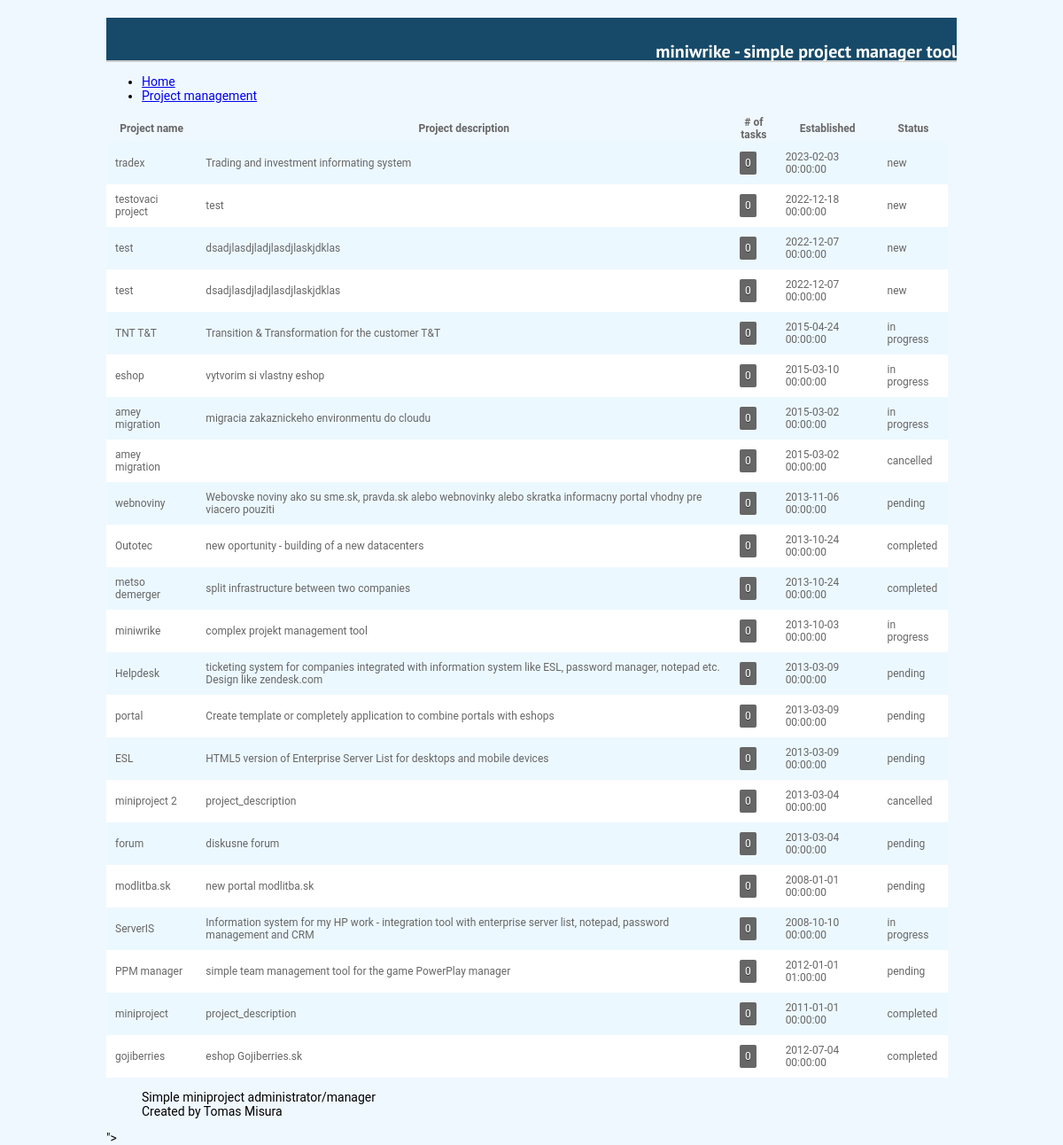
The page /projects_1.php on the database its author committed.
### tables this page shows
CREATE TABLE IF NOT EXISTS `projects` (
  `id` int NOT NULL AUTO_INCREMENT,
  `project_name` varchar(30) NOT NULL,
  `project_code` varchar(20) DEFAULT NULL,
  `country_code` varchar(2) DEFAULT NULL,
  `project_customer` varchar(100) DEFAULT NULL,
  `project_descr` mediumtext NOT NULL,
  `is_favorite` tinyint(1) NOT NULL DEFAULT '0',
  `established_date` datetime NOT NULL,
  `finished_date` datetime DEFAULT NULL,
  `planned_deadline` datetime DEFAULT NULL,
  `project_status` varchar(15) NOT NULL,
  PRIMARY KEY (`id`)
);

### include/functions.php (called while the page is built, shortened)
<?php include "dbconnect.php";
function NrofTasks($project_id) {
	global $db;
	$sql = "SELECT count(*) as task_count from project_tasks WHERE project_id='$project_id'";
	$result = mysqli_query($db, $sql) or die("MySQLi ERROR: " . mysqli_error($db));
	while ($row = mysqli_fetch_array($result)) {
		$task_count = $row['task_count'];
	}
	return $task_count;
}

### projects_1.php (the view, shortened to what this page needs)
<?php include "include/dbconnect.php";?>
<?php include "include/functions.php";?>
<html>
<!DOCTYPE html>
<html xmlns="http://www.w3.org/1999/xhtml" xml:lang="sk" lang="sk">
<head>
    <link href="css/style.css?v1.0" rel="stylesheet" type="text/css" />
    <link href="https://cdnjs.cloudflare.com/ajax/libs/font-awesome/6.2.1/css/all.min.css" rel="stylesheet" type="text/css" />
</head>
<body>
		<div id="main">
			<div id="header"><div style="position:relative; top:30%;">miniwrike - simple project manager tool</div></div>
            <div id="menu">
                <ul>
                    <li><a href=".">Home</a></li>
                    <li><a href="projects.php">Project management</a></li>
                </ul>
            </div>
		        	<div id="middle">
               <div>
                <table id="projects">
                 <th>Project name</th><th>Project description</th><th># of tasks</th><th>Established</th><th>Status</th>
                    <?php
$sql = "SELECT DISTINCT * FROM projects ORDER BY id DESC";
$result = mysqli_query($db, $sql);
$alternate = "2";
while ($row = mysqli_fetch_array($result)) {
	$id = $row['id'];
	$project_name = $row['project_name'];
	$project_code = $row['project_code'];
	$project_descr = $row['project_descr'];
	$established_date = $row['established_date'];
	$project_status = $row['project_status'];
	if ($alternate == "1") {
		$color = "even";
		$alternate = "2";
	} else {
		$color = "odd";
		$alternate = "1";
	}
	$NrofTask = NrofTasks($project_code);
	echo "<tr class='$color' id='" . $id . "'>";
	echo "<td>$project_name</td>";
	echo "<td>$project_descr</td>";
	echo "<td><a href='index.php?project=$project_name'><span class='grey-badge'>$NrofTask</span></a></td>";
	echo "<td>$established_date</td>";
	echo "<td>$project_status</td>";
	echo "</tr>";
}
?>
                   </table>
                </div>
            </div>
			<div id="<?php include "include/footer.php";?>"></div>
</body>
</html>

### css/style.css (style rules this page uses)
* { box-sizing: border-box; }
body { background: aliceblue; outline: 0; font-family: 'Roboto', sans-serif; font-size: 14px; margin: 0; }
#main { background: aliceblue; width: 80%; display: flex; flex-direction: column; margin-left: auto; margin-right: auto; margin-top: 20px; border: 0px solid #D5D5D5; }
#header { display: flex; align-items: center; justify-content: flex-end; width: 100%; border-bottom: 2px #ccc solid; height: 50px; font-family: 'PT Sans', sans-serif; font-size: 20px; font-weight: bold; background: #174a69; color: #fff; }
#middle { border-bottom: 0px #ccc solid; margin-top: 0px; font-family: 'Roboto', Helvetica, sans-serif; font-size: 14px; display: flex; flex-direction: column; }
#middle a { text-decoration: none; }
#projects { position: relative; float: left; border-collapse: collapse; font-size: 12px; color: #666; font-family: 'Roboto', Helvetica, sans-serif; width: 99% }
#projects tr td { text-align: left; padding: 10px }
.odd { background: #ecf8ff }
.even { background: #FFF; }
.grey-badge { text-align: center; text-shadow: 0px 1px 0 rgba(0, 0, 0, .5); color: #fff; padding: 6px; border-radius: 2px; background: #666; color: #fff; width: 30px; }

### rows shown on the page
projects: project_name "tradex", project_descr "Trading and investment informating system", NrofTask "0", established_date "2023-02-03 00:00:00", project_status "new"
projects: project_name "testovaci project", project_descr "test", NrofTask "0", established_date "2022-12-18 00:00:00", project_status "new"
projects: project_name "test", project_descr "dsadjlasdjladjlasdjlaskjdklas", NrofTask "0", established_date "2022-12-07 00:00:00", project_status "new"
projects: project_name "test", project_descr "dsadjlasdjladjlasdjlaskjdklas", NrofTask "0", established_date "2022-12-07 00:00:00", project_status "new"
projects: project_name "TNT T&T", project_descr "Transition & Transformation for the customer T&T", NrofTask "0", established_date "2015-04-24 00:00:00", project_status "in progress"
projects: project_name "eshop", project_descr "vytvorim si vlastny eshop", NrofTask "0", established_date "2015-03-10 00:00:00", project_status "in progress"
projects: project_name "amey migration", project_descr "migracia zakaznickeho environmentu do cloudu", NrofTask "0", established_date "2015-03-02 00:00:00", project_status "in progress"
projects: project_name "amey migration", NrofTask "0", established_date "2015-03-02 00:00:00", project_status "cancelled"
projects: project_name "webnoviny", project_descr "Webovske noviny ako su sme.sk, pravda.sk alebo webnovinky alebo skratka informacny portal vhodny pre viacero pouziti", NrofTask "0", established_date "2013-11-06 00:00:00", project_status "pending"
projects: project_name "Outotec", project_descr "new oportunity - building of a new datacenters", NrofTask "0", established_date "2013-10-24 00:00:00", project_status "completed"
projects: project_name "metso demerger", project_descr "split infrastructure between two companies", NrofTask "0", established_date "2013-10-24 00:00:00", project_status "completed"
projects: project_name "miniwrike", project_descr "complex projekt management tool", NrofTask "0", established_date "2013-10-03 00:00:00", project_status "in progress"
projects: project_name "Helpdesk", project_descr "ticketing system for companies integrated with information system like ESL, password manager, notepad etc. Design like zendesk.com", NrofTask "0", established_date "2013-03-09 00:00:00", project_status "pending"
projects: project_name "portal", project_descr "Create template or completely application to combine portals with eshops", NrofTask "0", established_date "2013-03-09 00:00:00", project_status "pending"
projects: project_name "ESL", project_descr "HTML5 version of Enterprise Server List for desktops and mobile devices", NrofTask "0", established_date "2013-03-09 00:00:00", project_status "pending"
projects: project_name "miniproject 2", project_descr "project_description", NrofTask "0", established_date "2013-03-04 00:00:00", project_status "cancelled"
projects: project_name "forum", project_descr "diskusne forum", NrofTask "0", established_date "2013-03-04 00:00:00", project_status "pending"
projects: project_name "modlitba.sk", project_descr "new portal modlitba.sk", NrofTask "0", established_date "2008-01-01 00:00:00", project_status "pending"
projects: project_name "ServerIS", project_descr "Information system for my HP work - integration tool with enterprise server list, notepad, password management and CRM", NrofTask "0", established_date "2008-10-10 00:00:00", project_status "in progress"
projects: project_name "PPM manager", project_descr "simple team management tool for the game PowerPlay manager", NrofTask "0", established_date "2012-01-01 01:00:00", project_status "pending"
projects: project_name "miniproject", project_descr "project_description", NrofTask "0", established_date "2011-01-01 00:00:00", project_status "completed"
projects: project_name "gojiberries", project_descr "eshop Gojiberries.sk", NrofTask "0", established_date "2012-07-04 00:00:00", project_status "completed"
